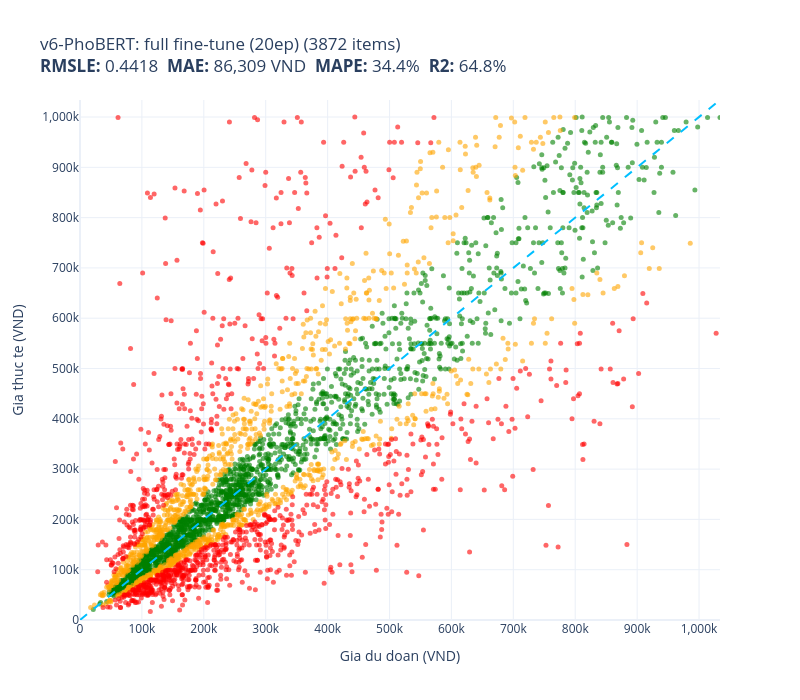
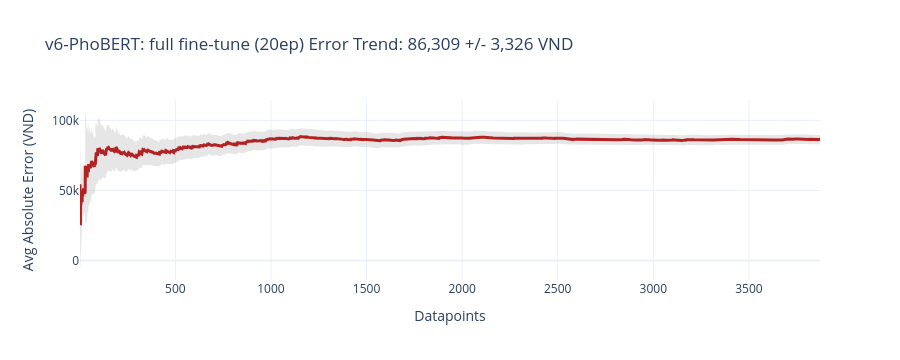
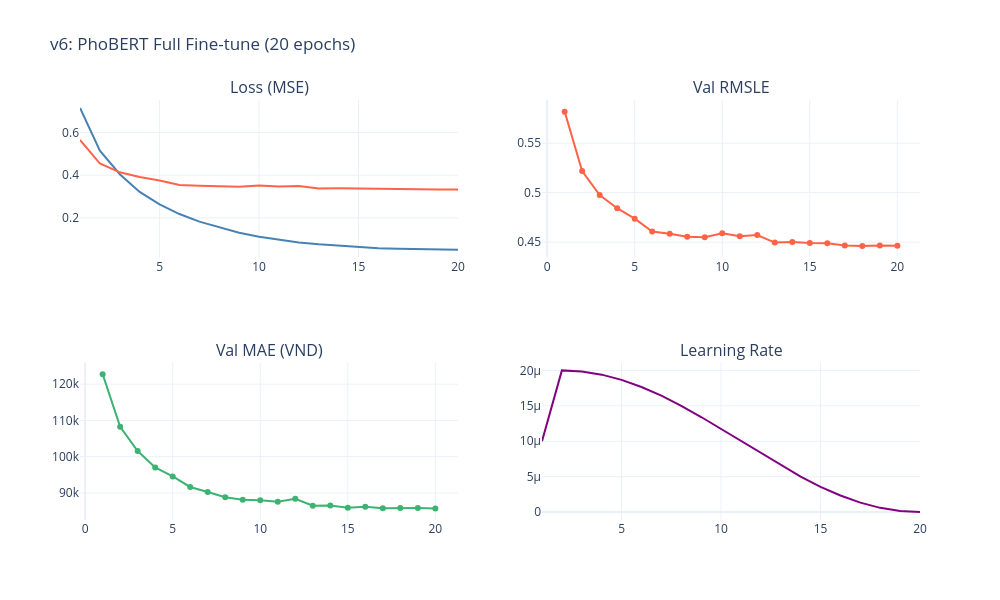

Write notebook code for charts like these, in order.
### Code cell
# Phase 2: Evaluate
pred_pb_val = predict_phobert(model_phobert, phobert_enc_val, y_mean_pb, y_std_pb, DEVICE)
pred_pb_test = predict_phobert(model_phobert, phobert_enc_test, y_mean_pb, y_std_pb, DEVICE)
ALL_PREDS_VAL["v6-PhoBERT"] = pred_pb_val
ALL_PREDS_TEST["v6-PhoBERT"] = pred_pb_test

evaluate_and_store(test_prices, pred_pb_test, "v6-PhoBERT: full fine-tune (20ep)", test_names)
if hist_pb:
    plot_phobert_history(hist_pb, "v6: PhoBERT Full Fine-tune (20 epochs)")


# ============================================================
# PHASE 3: PhoBERT EMBEDDING -> PCA -> LightGBM + Optuna
# ============================================================

### Figure 1 — Plotly figure (JSON) as saved in the notebook; plotly's stock layout.template omitted (floating-point values rounded to 4 significant figures; data arrays with more than 128 entries replaced by an {"elided": "..."} marker saying what was removed)
{"data": [{"customdata": {"elided": "1796x1 str values"}, "hovertemplate": "%{customdata[0]}<extra></extra>", "marker": {"color": "green", "opacity": 0.6, "size": 5}, "mode": "markers", "name": "green", "type": "scatter", "x": {"elided": "1796 float values"}, "y": {"elided": "1796 float values"}}, {"customdata": {"elided": "1022x1 str values"}, "hovertemplate": "%{customdata[0]}<extra></extra>", "marker": {"color": "orange", "opacity": 0.6, "size": 5}, "mode": "markers", "name": "orange", "type": "scatter", "x": {"elided": "1022 float values"}, "y": {"elided": "1022 float values"}}, {"customdata": {"elided": "1054x1 str values"}, "hovertemplate": "%{customdata[0]}<extra></extra>", "marker": {"color": "red", "opacity": 0.6, "size": 5}, "mode": "markers", "name": "red", "type": "scatter", "x": {"elided": "1054 float values"}, "y": {"elided": "1054 float values"}}, {"hoverinfo": "skip", "line": {"color": "deepskyblue", "dash": "dash", "width": 2}, "mode": "lines", "name": "y=x", "showlegend": false, "type": "scatter", "x": [0, 1034000.0], "y": [0, 1034000.0]}], "layout": {"height": 700, "showlegend": false, "title": {"text": "v6-PhoBERT: full fine-tune (20ep) (3872 items)<br><b>RMSLE:</b> 0.4418  <b>MAE:</b> 86,309 VND  <b>MAPE:</b> 34.4%  <b>R2:</b> 64.8%"}, "width": 800, "xaxis": {"range": [0, 1034000.0], "ticktext": ["0", "100k", "200k", "300k", "400k", "500k", "600k", "700k", "800k", "900k", "1,000k", "1,100k"], "tickvals": [0, 100000, 200000, 300000, 400000, 500000, 600000, 700000, 800000, 900000, 1000000, 1100000], "title": {"text": "Gia du doan (VND)"}}, "yaxis": {"range": [0, 1034000.0], "ticktext": ["0", "100k", "200k", "300k", "400k", "500k", "600k", "700k", "800k", "900k", "1,000k", "1,100k"], "tickvals": [0, 100000, 200000, 300000, 400000, 500000, 600000, 700000, 800000, 900000, 1000000, 1100000], "title": {"text": "Gia thuc te (VND)"}}}}

### Figure 2 — Plotly figure (JSON) as saved in the notebook; plotly's stock layout.template omitted (floating-point values rounded to 4 significant figures; data arrays with more than 128 entries replaced by an {"elided": "..."} marker saying what was removed)
{"data": [{"fill": "toself", "fillcolor": "rgba(128,128,128,0.2)", "hoverinfo": "skip", "line": {"color": "rgba(255,255,255,0)"}, "showlegend": false, "type": "scatter", "x": {"elided": "7744 int values"}, "y": {"elided": "7744 float values"}}, {"line": {"color": "firebrick", "width": 3}, "mode": "lines", "name": "Cumulative Avg Error", "type": "scatter", "x": {"elided": "3872 int values"}, "y": {"elided": "3872 float values"}}], "layout": {"height": 360, "showlegend": false, "title": {"text": "v6-PhoBERT: full fine-tune (20ep) Error Trend: 86,309 +/- 3,326 VND"}, "width": 900, "xaxis": {"title": {"text": "Datapoints"}}, "yaxis": {"ticktext": ["0", "50k", "100k", "150k"], "tickvals": [0, 50000, 100000, 150000], "title": {"text": "Avg Absolute Error (VND)"}}}}

### Figure 3 — Plotly figure (JSON) as saved in the notebook; plotly's stock layout.template omitted (floating-point values rounded to 4 significant figures)
{"data": [{"line": {"color": "steelblue"}, "name": "Train", "type": "scatter", "x": [1, 2, 3, 4, 5, 6, 7, 8, 9, 10, 11, 12, 13, 14, 15, 16, 17, 18, 19, 20], "xaxis": "x", "y": [0.716, 0.5148, 0.4046, 0.3217, 0.2627, 0.2178, 0.1823, 0.1545, 0.1299, 0.1115, 0.09664, 0.08472, 0.0757, 0.06868, 0.06226, 0.05778, 0.05462, 0.05274, 0.05174, 0.05079], "yaxis": "y"}, {"line": {"color": "tomato"}, "name": "Val", "type": "scatter", "x": [1, 2, 3, 4, 5, 6, 7, 8, 9, 10, 11, 12, 13, 14, 15, 16, 17, 18, 19, 20], "xaxis": "x", "y": [0.5656, 0.4548, 0.4136, 0.3918, 0.3749, 0.3546, 0.3511, 0.3467, 0.3458, 0.3518, 0.3473, 0.3491, 0.3376, 0.3385, 0.3371, 0.3365, 0.3332, 0.3327, 0.3334, 0.3329], "yaxis": "y"}, {"line": {"color": "tomato"}, "mode": "lines+markers", "name": "RMSLE", "type": "scatter", "x": [1, 2, 3, 4, 5, 6, 7, 8, 9, 10, 11, 12, 13, 14, 15, 16, 17, 18, 19, 20], "xaxis": "x2", "y": [0.5818, 0.5217, 0.4976, 0.4842, 0.4737, 0.4607, 0.4584, 0.4555, 0.455, 0.4589, 0.4559, 0.4571, 0.4495, 0.4501, 0.4492, 0.4488, 0.4466, 0.4462, 0.4467, 0.4464], "yaxis": "y2"}, {"line": {"color": "mediumseagreen"}, "mode": "lines+markers", "name": "MAE", "type": "scatter", "x": [1, 2, 3, 4, 5, 6, 7, 8, 9, 10, 11, 12, 13, 14, 15, 16, 17, 18, 19, 20], "xaxis": "x3", "y": [122800.0, 108200.0, 101600.0, 97040.0, 94560.0, 91670.0, 90300.0, 88830.0, 88140.0, 88010.0, 87580.0, 88440.0, 86490.0, 86540.0, 85960.0, 86200.0, 85790.0, 85900.0, 85840.0, 85770.0], "yaxis": "y3"}, {"line": {"color": "purple"}, "name": "LR", "type": "scatter", "x": [1, 2, 3, 4, 5, 6, 7, 8, 9, 10, 11, 12, 13, 14, 15, 16, 17, 18, 19, 20], "xaxis": "x4", "y": [1e-05, 2e-05, 1.985e-05, 1.94e-05, 1.866e-05, 1.766e-05, 1.643e-05, 1.5e-05, 1.342e-05, 1.174e-05, 1e-05, 8.264e-06, 6.58e-06, 5e-06, 3.572e-06, 2.34e-06, 1.34e-06, 6.031e-07, 1.519e-07, 0], "yaxis": "y4"}], "layout": {"annotations": [{"font": {"size": 16}, "showarrow": false, "text": "Loss (MSE)", "x": 0.225, "xanchor": "center", "xref": "paper", "y": 1, "yanchor": "bottom", "yref": "paper"}, {"font": {"size": 16}, "showarrow": false, "text": "Val RMSLE", "x": 0.775, "xanchor": "center", "xref": "paper", "y": 1, "yanchor": "bottom", "yref": "paper"}, {"font": {"size": 16}, "showarrow": false, "text": "Val MAE (VND)", "x": 0.225, "xanchor": "center", "xref": "paper", "y": 0.375, "yanchor": "bottom", "yref": "paper"}, {"font": {"size": 16}, "showarrow": false, "text": "Learning Rate", "x": 0.775, "xanchor": "center", "xref": "paper", "y": 0.375, "yanchor": "bottom", "yref": "paper"}], "height": 600, "showlegend": false, "title": {"text": "v6: PhoBERT Full Fine-tune (20 epochs)"}, "width": 1000, "xaxis": {"anchor": "y", "domain": [0, 0.45]}, "xaxis2": {"anchor": "y2", "domain": [0.55, 1]}, "xaxis3": {"anchor": "y3", "domain": [0, 0.45]}, "xaxis4": {"anchor": "y4", "domain": [0.55, 1]}, "yaxis": {"anchor": "x", "domain": [0.625, 1]}, "yaxis2": {"anchor": "x2", "domain": [0.625, 1]}, "yaxis3": {"anchor": "x3", "domain": [0, 0.375]}, "yaxis4": {"anchor": "x4", "domain": [0, 0.375]}}}
